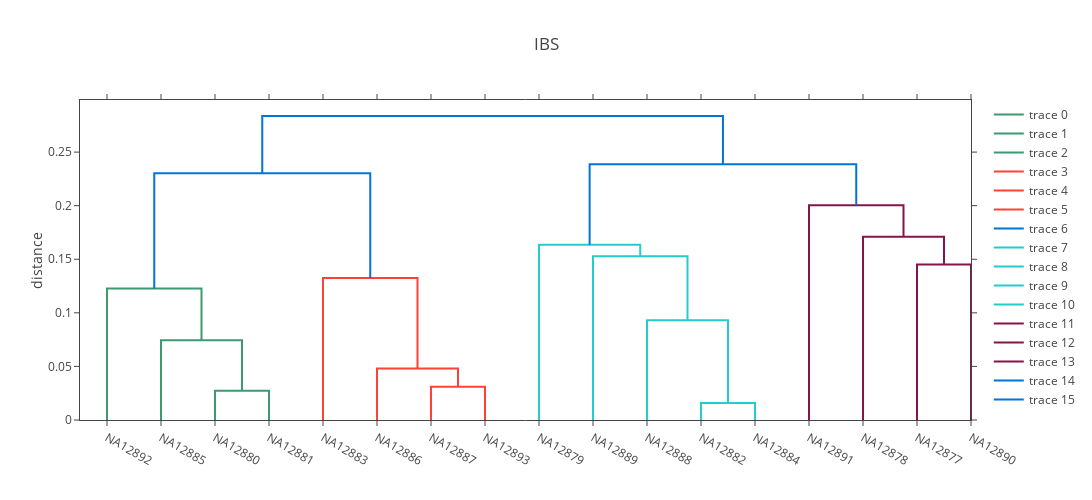

Here is the notebook cell this chart was saved with:
### Code cell
import numpy as np
import plotly.offline as py
import plotly.figure_factory as ff
from plotly.offline import get_plotlyjs, init_notebook_mode

init_notebook_mode(connected = True)

OskarIBS = oskar.ibs(df).toPandas()
samples_list = []
samples_dict = {}
num_of_values = len(OskarIBS)
for i in range(len(OskarIBS)):
    sample = OskarIBS["samplePair"][i][0]
    if not sample in samples_dict:
        samples_list.append(sample)
        samples_dict[sample] = []
    samples_dict[sample].append(1 - OskarIBS["distance"][i])
samples_dict[OskarIBS["samplePair"][num_of_values - 1][1]] = []
samples_list.append(OskarIBS["samplePair"][num_of_values - 1][1])

num_of_samples = len(samples_dict)
X = np.zeros((num_of_samples,num_of_samples))

for j in range(0, num_of_samples - 1):    
    for i in range(j + 1, num_of_samples):
        X[i,j] = samples_dict[samples_list[j]][i - 1 - j]
        X[j,i] = samples_dict[samples_list[j]][i - 1 - j]
        
fig = ff.create_dendrogram(X, labels = samples_list, color_threshold = 0.21)
yaxis = {"title": "distance"}
fig['layout'].update({'width':1440, 'height':500, 'showlegend':True, "title":"IBS", "yaxis":yaxis})
py.iplot(fig, filename = 'dendrogram')

### Figure 1 — Plotly figure (JSON) as saved in the notebook; plotly's stock layout.template omitted (floating-point values rounded to 4 significant figures)
{"data": [{"hoverinfo": "text", "marker": {"color": "rgb(61,153,112)"}, "mode": "lines", "type": "scatter", "uid": "90cec77a-d30c-48b9-84da-f5016f86aee8", "x": [25, 25, 35, 35], "xaxis": "x", "y": [0, 0.02719, 0.02719, 0], "yaxis": "y"}, {"hoverinfo": "text", "marker": {"color": "rgb(61,153,112)"}, "mode": "lines", "type": "scatter", "uid": "805105b8-d4d6-4f57-9992-0bd1102f5a63", "x": [15, 15, 30, 30], "xaxis": "x", "y": [0, 0.07432, 0.07432, 0.02719], "yaxis": "y"}, {"hoverinfo": "text", "marker": {"color": "rgb(61,153,112)"}, "mode": "lines", "type": "scatter", "uid": "1eed339f-3f04-497d-b7ad-1b5efcc709f2", "x": [5, 5, 22.5, 22.5], "xaxis": "x", "y": [0, 0.1227, 0.1227, 0.07432], "yaxis": "y"}, {"hoverinfo": "text", "marker": {"color": "rgb(255,65,54)"}, "mode": "lines", "type": "scatter", "uid": "9f34d27a-4d38-461c-9bf5-302b5cc919a8", "x": [65, 65, 75, 75], "xaxis": "x", "y": [0, 0.03114, 0.03114, 0], "yaxis": "y"}, {"hoverinfo": "text", "marker": {"color": "rgb(255,65,54)"}, "mode": "lines", "type": "scatter", "uid": "fe4ce422-21a5-4506-b322-b68a14fd3fba", "x": [55, 55, 70, 70], "xaxis": "x", "y": [0, 0.04814, 0.04814, 0.03114], "yaxis": "y"}, {"hoverinfo": "text", "marker": {"color": "rgb(255,65,54)"}, "mode": "lines", "type": "scatter", "uid": "d3155186-8679-483f-bc72-36e6b572e4e1", "x": [45, 45, 62.5, 62.5], "xaxis": "x", "y": [0, 0.1325, 0.1325, 0.04814], "yaxis": "y"}, {"hoverinfo": "text", "marker": {"color": "rgb(0,116,217)"}, "mode": "lines", "type": "scatter", "uid": "987d559a-7892-433b-803b-9aa1ea364a98", "x": [13.75, 13.75, 53.75, 53.75], "xaxis": "x", "y": [0.1227, 0.2302, 0.2302, 0.1325], "yaxis": "y"}, {"hoverinfo": "text", "marker": {"color": "rgb(35,205,205)"}, "mode": "lines", "type": "scatter", "uid": "e486aa7e-3733-4775-affc-9ff63c973e5a", "x": [115, 115, 125, 125], "xaxis": "x", "y": [0, 0.01592, 0.01592, 0], "yaxis": "y"}, {"hoverinfo": "text", "marker": {"color": "rgb(35,205,205)"}, "mode": "lines", "type": "scatter", "uid": "26acfebd-e820-4b13-b94e-a53a6796822e", "x": [105, 105, 120, 120], "xaxis": "x", "y": [0, 0.0931, 0.0931, 0.01592], "yaxis": "y"}, {"hoverinfo": "text", "marker": {"color": "rgb(35,205,205)"}, "mode": "lines", "type": "scatter", "uid": "ef282e60-a0e3-470a-b362-cc67e270fbc9", "x": [95, 95, 112.5, 112.5], "xaxis": "x", "y": [0, 0.1527, 0.1527, 0.0931], "yaxis": "y"}, {"hoverinfo": "text", "marker": {"color": "rgb(35,205,205)"}, "mode": "lines", "type": "scatter", "uid": "a2aaec28-8f84-4bbf-b64b-fc8ce9f4ab8d", "x": [85, 85, 103.8, 103.8], "xaxis": "x", "y": [0, 0.1634, 0.1634, 0.1527], "yaxis": "y"}, {"hoverinfo": "text", "marker": {"color": "rgb(133,20,75)"}, "mode": "lines", "type": "scatter", "uid": "49382812-83c4-446b-b5c8-8dd1f00386e1", "x": [155, 155, 165, 165], "xaxis": "x", "y": [0, 0.1451, 0.1451, 0], "yaxis": "y"}, {"hoverinfo": "text", "marker": {"color": "rgb(133,20,75)"}, "mode": "lines", "type": "scatter", "uid": "694760bf-06fe-4704-a238-3264d6561774", "x": [145, 145, 160, 160], "xaxis": "x", "y": [0, 0.171, 0.171, 0.1451], "yaxis": "y"}, {"hoverinfo": "text", "marker": {"color": "rgb(133,20,75)"}, "mode": "lines", "type": "scatter", "uid": "5a491e5c-b2bb-4711-81fc-3ddd57dd41c1", "x": [135, 135, 152.5, 152.5], "xaxis": "x", "y": [0, 0.2003, 0.2003, 0.171], "yaxis": "y"}, {"hoverinfo": "text", "marker": {"color": "rgb(0,116,217)"}, "mode": "lines", "type": "scatter", "uid": "aeb2ce6e-f309-43df-9fce-1024e9f5bb88", "x": [94.38, 94.38, 143.8, 143.8], "xaxis": "x", "y": [0.1634, 0.2386, 0.2386, 0.2003], "yaxis": "y"}, {"hoverinfo": "text", "marker": {"color": "rgb(0,116,217)"}, "mode": "lines", "type": "scatter", "uid": "1b0de4ae-b130-4736-b395-c3e0e38e1f68", "x": [33.75, 33.75, 119.1, 119.1], "xaxis": "x", "y": [0.2302, 0.2837, 0.2837, 0.2386], "yaxis": "y"}], "layout": {"autosize": false, "height": 500, "hovermode": "closest", "showlegend": true, "title": "IBS", "width": 1440, "xaxis": {"autorange": true, "mirror": "allticks", "range": [0, 165], "rangemode": "tozero", "showgrid": false, "showline": true, "showticklabels": true, "tickmode": "array", "ticks": "outside", "ticktext": ["NA12892", "NA12885", "NA12880", "NA12881", "NA12883", "NA12886", "NA12887", "NA12893", "NA12879", "NA12889", "NA12888", "NA12882", "NA12884", "NA12891", "NA12878", "NA12877", "NA12890"], "tickvals": [5, 15, 25, 35, 45, 55, 65, 75, 85, 95, 105, 115, 125, 135, 145, 155, 165], "type": "linear", "zeroline": false}, "yaxis": {"autorange": true, "mirror": "allticks", "range": [0, 0.2986], "rangemode": "tozero", "showgrid": false, "showline": true, "showticklabels": true, "ticks": "outside", "title": "distance", "type": "linear", "zeroline": false}}}
